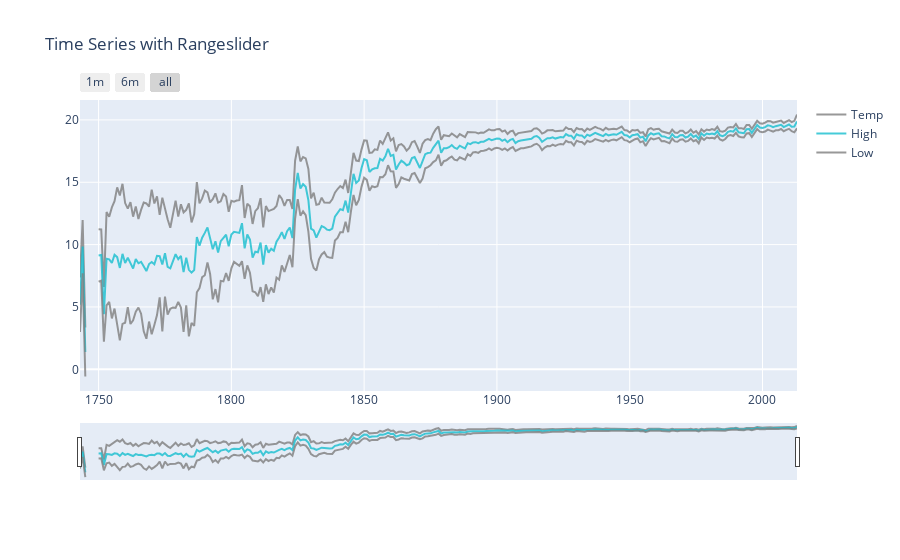

Notebook cell for this chart:
### Code cell
import plotly.graph_objs as go
from plotly.offline import download_plotlyjs, init_notebook_mode, plot, iplot
init_notebook_mode(connected=True)

trace_middle = go.Scatter(
    x=global_temp.dt, 
    y=global_temp.AverageTemperature,
    name = "High",
    line = dict(color = '#17BECF'),
    opacity = 0.8)

trace_high = go.Scatter(
    x=global_temp.dt, 
    y=global_temp.AverageTemperature+global_temp.AverageTemperatureUncertainty,
    name = "Temp",
    line = dict(color = '#7F7F7F'),
    opacity = 0.8)    
    
trace_low = go.Scatter(
    x=global_temp.dt,
    y=global_temp.AverageTemperature-global_temp.AverageTemperatureUncertainty,
    name = "Low",
    line = dict(color = '#7F7F7F'),
    opacity = 0.8)

data = [trace_high,trace_middle,trace_low]

layout = dict(
    title='Time Series with Rangeslider',
    xaxis=dict(
        rangeselector=dict(
            buttons=list([
                dict(count=1,
                     label='1m',
                     step='month',
                     stepmode='backward'),
                dict(count=6,
                     label='6m',
                     step='month',
                     stepmode='backward'),
                dict(step='all')
            ])
        ),
        rangeslider=dict(
            visible = True
        ),
        type='date'
    )
)

fig = dict(data=data, layout=layout)
iplot(fig, filename = "Time Series with Rangeslider")

### Figure 1 — Plotly figure (JSON) as saved in the notebook; plotly's stock layout.template omitted (floating-point values rounded to 4 significant figures; data arrays with more than 128 entries replaced by an {"elided": "..."} marker saying what was removed)
{"data": [{"line": {"color": "#7F7F7F"}, "name": "Temp", "opacity": 0.8, "type": "scatter", "x": {"elided": "271 int values"}, "y": {"elided": "271 float values"}}, {"line": {"color": "#17BECF"}, "name": "High", "opacity": 0.8, "type": "scatter", "x": {"elided": "271 int values"}, "y": {"elided": "271 float values"}}, {"line": {"color": "#7F7F7F"}, "name": "Low", "opacity": 0.8, "type": "scatter", "x": {"elided": "271 int values"}, "y": {"elided": "271 float values"}}], "layout": {"title": {"text": "Time Series with Rangeslider"}, "xaxis": {"rangeselector": {"buttons": [{"count": 1, "label": "1m", "step": "month", "stepmode": "backward"}, {"count": 6, "label": "6m", "step": "month", "stepmode": "backward"}, {"step": "all"}]}, "rangeslider": {"visible": true}, "type": "date"}}}
